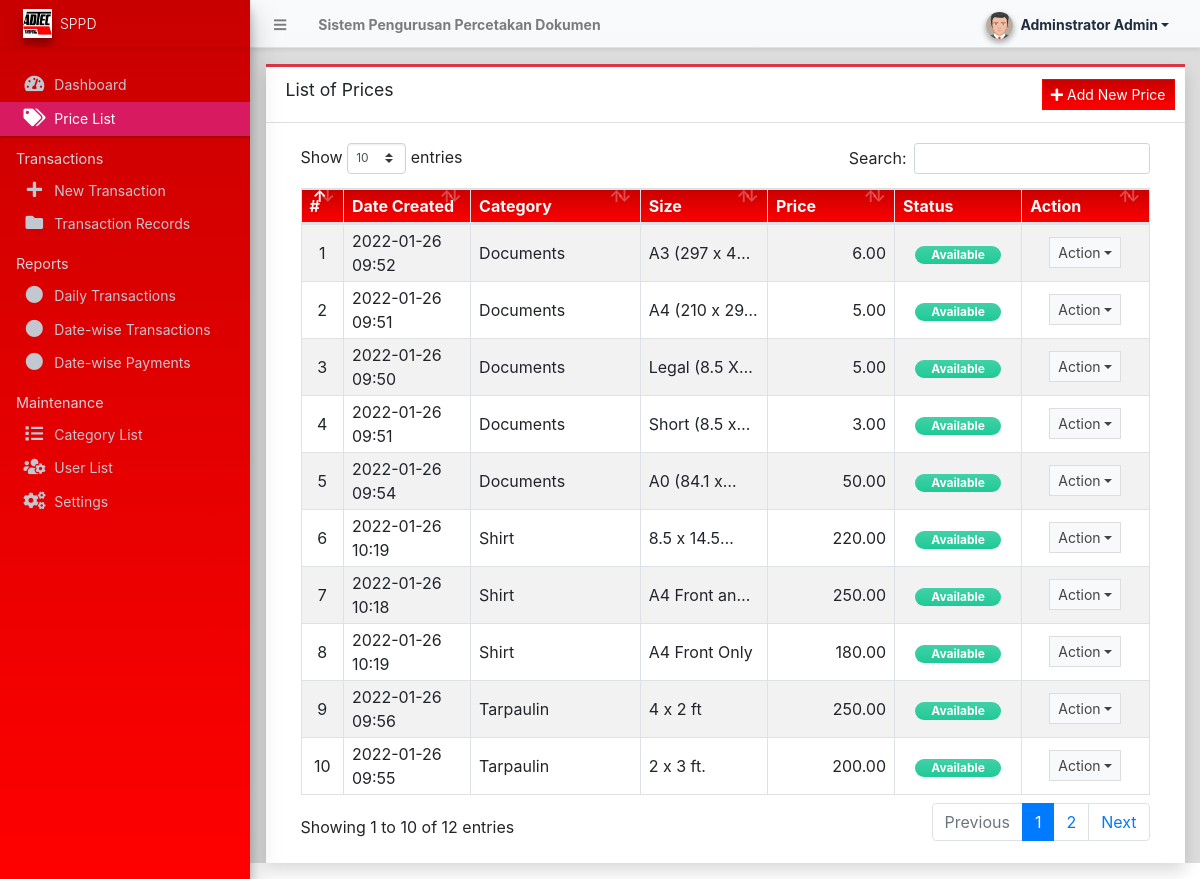
The app's page /admin/?page=prices (signed in) with its own data.
### tables this page shows
CREATE TABLE IF NOT EXISTS `price_list` (
  `id` int NOT NULL AUTO_INCREMENT,
  `category_id` int NOT NULL,
  `size` text NOT NULL,
  `price` float NOT NULL DEFAULT '0',
  `status` tinyint(1) NOT NULL DEFAULT '1',
  `delete_flag` tinyint(1) NOT NULL DEFAULT '0',
  `date_created` datetime NOT NULL DEFAULT CURRENT_TIMESTAMP,
  `date_updated` datetime DEFAULT NULL ON UPDATE CURRENT_TIMESTAMP,
  PRIMARY KEY (`id`),
  KEY `category_id` (`category_id`)
);

CREATE TABLE IF NOT EXISTS `category_list` (
  `id` int NOT NULL AUTO_INCREMENT,
  `name` text NOT NULL,
  `description` text NOT NULL,
  `status` tinyint(1) NOT NULL DEFAULT '1',
  `delete_flag` tinyint(1) NOT NULL DEFAULT '0',
  `date_created` datetime NOT NULL DEFAULT CURRENT_TIMESTAMP,
  `date_updated` datetime DEFAULT NULL ON UPDATE CURRENT_TIMESTAMP,
  PRIMARY KEY (`id`)
);

### classes/DBConnection.php (called while the page is built, shortened)
<?php
class DBConnection{
    private $host = DB_SERVER;
    private $username = DB_USERNAME;
    private $password = DB_PASSWORD;
    private $database = DB_NAME;
    public $conn;
    public function __construct(){
        if (!isset($this->conn)) {
            $this->conn = new mysqli($this->host, $this->username, $this->password, $this->database);
        }
    }
}
?>

### classes/SystemSettings.php (called while the page is built, shortened)
<?php
class SystemSettings extends DBConnection{
	function userdata($field = ''){
		if(!empty($field)){
			if(isset($_SESSION['userdata'][$field]))
				return $_SESSION['userdata'][$field];
			else
				return null;
		}else{
			return false;
		}
	}
}
$_settings = new SystemSettings();
?>

### admin/prices/index.php (the view, shortened to what this page needs)
<div class="card card-outline card-red rounded-0 shadow">
	<div class="card-header">
		<h3 class="card-title">List of Prices</h3>
		<?php if($_settings->userdata('type') == 1): ?>
		<div class="card-tools">
			<a href="javascript:void(0)" id="create_new" class="btn btn-flat btn-sm btn-primary"><span class="fas fa-plus"></span>  Add New Price</a>
		</div>
		<?php endif; ?>
	</div>
	<div class="card-body">
		<div class="container-fluid">
        <div class="container-fluid">
			<table class="table table-bordered table-hover table-striped">
				<colgroup>
					<col width="5%">
					<col width="15%">
					<col width="20%">
					<col width="15%">
					<col width="15%">
					<col width="15%">
					<col width="15%">
				</colgroup>
				<thead>
					<tr class="bg-gradient-red text-light">
						<th>#</th>
						<th>Date Created</th>
						<th>Category</th>
						<th>Size</th>
						<th>Price</th>
						<th>Status</th>
						<th>Action</th>
					</tr>
				</thead>
				<tbody>
					<?php
						$i = 1;
						$qry = $conn->query("SELECT p.*,c.name as category from `price_list` p inner join category_list c on p.category_id = c.id where p.delete_flag = 0 order by c.`name` asc, p.size asc ");
						while($row = $qry->fetch_assoc()):
					?>
						<tr>
							<td class="text-center"><?php echo $i++; ?></td>
							<td class=""><?php echo date("Y-m-d H:i",strtotime($row['date_created'])) ?></td>
							<td class=""><p class="m-0 truncate-1"><?php echo $row['category'] ?></p></td>
							<td class=""><p class="m-0 truncate-1"><?php echo $row['size'] ?></p></td>
							<td class="text-right"><?= number_format($row['price'],2) ?></td>
							<td class="text-center">
								<?php
									switch ($row['status']){
										case 1:
											echo '<span class="rounded-pill badge badge-success bg-gradient-teal px-3">Available</span>';
											break;
									}
								?>
							</td>
							<td align="center">
								 <button type="button" class="btn btn-flat btn-default btn-sm dropdown-toggle dropdown-icon" data-toggle="dropdown">
				                  		Action
				                  </button>
							</td>
						</tr>
					<?php endwhile; ?>
				</tbody>
			</table>
		</div>
		</div>
	</div>
</div>

### records on screen
price_list: date_created "2022-01-26 09:52", category.name "Documents", size "A3 (297 x…", price "6.00", status "Available"
price_list: date_created "2022-01-26 09:51", category.name "Documents", size "A4 (210 x…", price "5.00", status "Available"
price_list: date_created "2022-01-26 09:50", category.name "Documents", size "Legal (8.5…", price "5.00", status "Available"
price_list: date_created "2022-01-26 09:51", category.name "Documents", size "Short (8.5…", price "3.00", status "Available"
price_list: date_created "2022-01-26 09:54", category.name "Documents", size "Α0 (84.1…", price "50.00", status "Available"
price_list: date_created "2022-01-26 10:19", category.name "Shirt", size "8.5 x…", price "220.00", status "Available"
price_list: date_created "2022-01-26 10:18", category.name "Shirt", size "A4 Front…", price "250.00", status "Available"
price_list: date_created "2022-01-26 10:19", category.name "Shirt", size "A4 Front Only", price "180.00", status "Available"
price_list: date_created "2022-01-26 09:56", category.name "Tarpaulin", size "4 x 2 ft", price "250.00", status "Available"
price_list: date_created "2022-01-26 09:55", category.name "Tarpaulin", size "2 x 3 ft.", price "200.00", status "Available"

### other values on screen
$_settings->info('name') "Sistem Pengurusan Percetakan Dokumen"
$_settings->userdata('firstname').' '.$_settings->userdata('lastname') "Adminstrator Admin"
$_settings->info('short_name') "SPPD"
